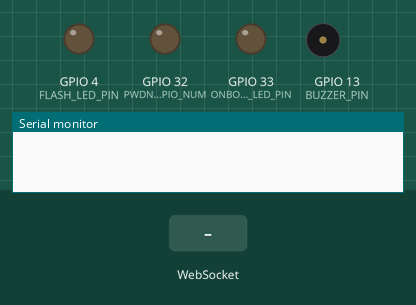
This sketch was run on a simulated ESP32. Parts: output pins drawn as LEDs (lit = HIGH), buzzer (waves = sounding, pin HIGH), the last lines printed to the serial monitor. The test bench sets the inputs (shaded band). WiFi joins after 1.5 s; servers stay silent unless stated; the camera gives no picture.

Above: at 0.0 s.
At 3.2 s:
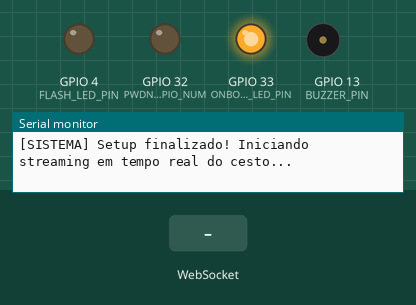
3.3 s: WebSocket text "1" received
At 3.33 s:
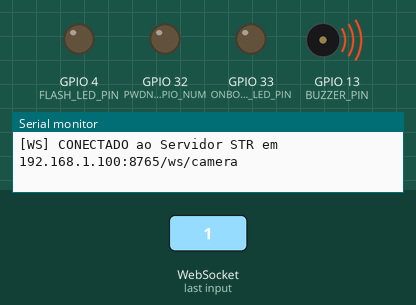
Timing chart, 0 to 6.3 s (numbered marks = the images above; inputs shaded):
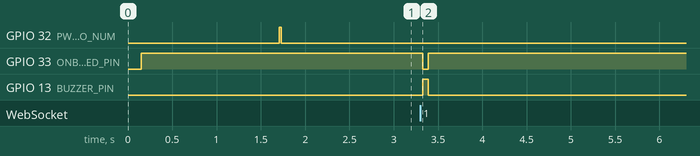

Measured:
- after the input at 3.3 s, GPIO 33 (ONBOARD_LED_PIN): HIGH → LOW at once, → HIGH 0.07 s later; GPIO 13 (BUZZER_PIN): LOW → HIGH at once, → LOW 0.07 s later

The sketch:

carrinho_esp32_cam.ino
```cpp
/*
 * ==============================================================================
 * SISTEMAS EM TEMPO REAL (STR) - SMARTCART STR
 * Firmware de Borda para ESP32-CAM (Câmera Acoplada ao Cesto do Carrinho)
 * Disciplina: PET2245 - Sistemas em Tempo Real
 * Docente: Prof. Dr. Petrucio Ricardo Tavares de Medeiros
 * Autores: Nattan Ferreira Lopes e Anderson Esmael Da Silva
 * ==============================================================================
 * Arquitetura de Inicialização Limpa e Drenagem Contínua:
 * 1. Wi-Fi e WebSocket conectam primeiro com o sensor inativo (zero FB-OVF).
 * 2. Câmera configurada com buffers em PSRAM (CAMERA_FB_IN_PSRAM) imediatamente antes do loop.
 * 3. O loop() drena os quadros continuamente em tempo real sem bloqueios nem delays.
 * 4. Feedback sonoro duplo:
 *    - PRODUTO_REGISTRADO: 1 BEEP (Item inserido no cesto)
 *    - PRODUTO_REMOVIDO:   2 BEEPS (Item retirado do cesto)
 * ==============================================================================
 */

#include "esp_camera.h"
#include <WiFi.h>
#include <WebSocketsClient.h> // WebSockets by Markus Sattler
#include "soc/soc.h"          // Registradores internos
#include "soc/rtc_cntl_reg.h" // Desativação do detector de brownout

// ==============================================================================
// CONFIGURAÇÕES DE REDE E SERVIDOR STR
// ==============================================================================
// Preencha com as credenciais da rede Wi-Fi local:
const char* WIFI_SSID     = "SUA_REDE_WIFI";
const char* WIFI_PASSWORD = "SUA_SENHA_WIFI";

// Endereço IP e porta do computador host executando o server.py:
const char* WS_SERVER_HOST = "192.168.1.100"; // Substitua pelo IP local do servidor
const int   WS_SERVER_PORT = 8765;
const char* WS_SERVER_PATH = "/ws/camera";

// ==============================================================================
// MAPEAMENTO DE PINOS DO ESP32-CAM (MODELO AI-THINKER)
// ==============================================================================
#define PWDN_GPIO_NUM     32
#define RESET_GPIO_NUM    -1
#define XCLK_GPIO_NUM      0
#define SIOD_GPIO_NUM     26
#define SIOC_GPIO_NUM     27

#define Y9_GPIO_NUM       35
#define Y8_GPIO_NUM       34
#define Y7_GPIO_NUM       39
#define Y6_GPIO_NUM       36
#define Y5_GPIO_NUM       21
#define Y4_GPIO_NUM       19
#define Y3_GPIO_NUM       18
#define Y2_GPIO_NUM        5
#define VSYNC_GPIO_NUM    25
#define HREF_GPIO_NUM     23
#define PCLK_GPIO_NUM     22

// Periféricos de Feedback
#define FLASH_LED_PIN      4   // Flash LED integrado (GPIO 4)
#define ONBOARD_LED_PIN   33   // LED SMD vermelho integrado (GPIO 33, ativo em LOW)
#define BUZZER_PIN        13   // Buzzer sonoro piezoelétrico (GPIO 13)

// ==============================================================================
// VARIÁVEIS DE CONTROLE DE TEMPO REAL (STR)
// ==============================================================================
WebSocketsClient webSocket;
bool wsConnected = false;

// Período nominal de transmissão: 50 ms (20 FPS)
const unsigned long PERIODO_FRAME_MS = 50;
unsigned long ultimoFrameEnvioMs = 0;
uint32_t sequenciaFrame = 0;

// ==============================================================================
// FUNÇÕES DE FEEDBACK SONORO E VISUAL (BEEPS)
// ==============================================================================
void tocarFeedbackAdicao() {
  // 1 Beep: Confirmação de item adicionado ao cesto
  digitalWrite(ONBOARD_LED_PIN, LOW); // Liga LED
  digitalWrite(BUZZER_PIN, HIGH);
  delay(65);
  digitalWrite(ONBOARD_LED_PIN, HIGH); // Desliga LED
  digitalWrite(BUZZER_PIN, LOW);
}

void tocarFeedbackRemocao() {
  // 2 Beeps: Confirmação de item retirado do cesto
  for (int i = 0; i < 2; i++) {
    digitalWrite(ONBOARD_LED_PIN, LOW);
    digitalWrite(BUZZER_PIN, HIGH);
    delay(45);
    digitalWrite(ONBOARD_LED_PIN, HIGH);
    digitalWrite(BUZZER_PIN, LOW);
    delay(45);
  }
}

// ==============================================================================
// GERENCIADOR DE EVENTOS WEBSOCKET
// ==============================================================================
void webSocketEvent(WStype_t type, uint8_t * payload, size_t length) {
  switch(type) {
    case WStype_DISCONNECTED:
      Serial.println("[WS] Desconectado do Servidor STR!");
      wsConnected = false;
      break;

    case WStype_CONNECTED:
      Serial.printf("[WS] CONECTADO ao Servidor STR em %s:%d%s\n", WS_SERVER_HOST, WS_SERVER_PORT, WS_SERVER_PATH);
      wsConnected = true;
      webSocket.sendTXT("{\"tipo\":\"DISPOSITIVO_BORDA\",\"id\":\"ESP32-CESTO-01\"}");
      tocarFeedbackAdicao();
      break;

    case WStype_TEXT:
      Serial.printf("[WS] Evento STR Recebido: %s\n", payload);
      if (strstr((char*)payload, "PRODUTO_REGISTRADO") != NULL || strstr((char*)payload, "REGISTRADO") != NULL) {
        Serial.println("[CESTO] >>> 🔔 ITEM INSERIDO NO CESTO!");
        tocarFeedbackAdicao();
      } else if (strstr((char*)payload, "PRODUTO_REMOVIDO") != NULL || strstr((char*)payload, "REMOVIDO") != NULL) {
        Serial.println("[CESTO] <<< 🔔🔔 ITEM RETIRADO DO CESTO!");
        tocarFeedbackRemocao();
      }
      break;

    case WStype_BIN:
      break;

    default:
      break;
  }
}

// ==============================================================================
// INICIALIZAÇÃO DA CÂMERA OV2640 (BUFFERS EM PSRAM)
// ==============================================================================
bool iniciarCamera() {
  // Limpeza prévia segura de interrupções
  esp_camera_deinit();
  gpio_uninstall_isr_service();
  delay(30);

  // Reset físico no sensor via pino PWDN
  if (PWDN_GPIO_NUM != -1) {
    pinMode(PWDN_GPIO_NUM, OUTPUT);
    digitalWrite(PWDN_GPIO_NUM, HIGH);
    delay(20);
    digitalWrite(PWDN_GPIO_NUM, LOW);
    delay(20);
  }

  camera_config_t config = {};
  config.ledc_channel = LEDC_CHANNEL_0;
  config.ledc_timer   = LEDC_TIMER_0;
  config.pin_d0       = Y2_GPIO_NUM;
  config.pin_d1       = Y3_GPIO_NUM;
  config.pin_d2       = Y4_GPIO_NUM;
  config.pin_d3       = Y5_GPIO_NUM;
  config.pin_d4       = Y6_GPIO_NUM;
  config.pin_d5       = Y7_GPIO_NUM;
  config.pin_d6       = Y8_GPIO_NUM;
  config.pin_d7       = Y9_GPIO_NUM;
  config.pin_xclk     = XCLK_GPIO_NUM;
  config.pin_pclk     = PCLK_GPIO_NUM;
  config.pin_vsync    = VSYNC_GPIO_NUM;
  config.pin_href     = HREF_GPIO_NUM;
  config.pin_sscb_sda = SIOD_GPIO_NUM;
  config.pin_sscb_scl = SIOC_GPIO_NUM;
  config.pin_pwdn     = PWDN_GPIO_NUM;
  config.pin_reset    = RESET_GPIO_NUM;

  config.xclk_freq_hz = 10000000;       // 10 MHz: Clock estável de captura
  config.pixel_format = PIXFORMAT_JPEG;
  config.frame_size   = FRAMESIZE_QVGA; // 320x240 nativo para inferência YOLO
  config.grab_mode    = CAMERA_GRAB_LATEST;

  if (psramFound()) {
    Serial.println("[CAMERA] Alocando 2 buffers diretamente na PSRAM (CAMERA_FB_IN_PSRAM)...");
    config.fb_count     = 2;
    config.jpeg_quality = 12;
    config.fb_location  = CAMERA_FB_IN_PSRAM;
  } else {
    Serial.println("[CAMERA] Alocando 1 buffer na DRAM (CAMERA_FB_IN_DRAM)...");
    config.fb_count     = 1;
    config.jpeg_quality = 20;
    config.fb_location  = CAMERA_FB_IN_DRAM;
  }

  Serial.println("[CAMERA] Inicializando sensor OV2640...");
  esp_err_t err = esp_camera_init(&config);

  if (err != ESP_OK) {
    Serial.printf("[CAMERA] Falha a 10MHz (0x%x). Tentando a 8MHz...\n", err);
    esp_camera_deinit();
    gpio_uninstall_isr_service();
    delay(50);
    config.xclk_freq_hz = 8000000;
    err = esp_camera_init(&config);
  }

  if (err != ESP_OK) {
    Serial.printf("[CAMERA] Erro fatal na inicializacao: 0x%x\n", err);
    esp_camera_deinit();
    gpio_uninstall_isr_service();
    return false;
  }

  sensor_t * s = esp_camera_sensor_get();
  if (s != NULL) {
    s->set_brightness(s, 1);
    s->set_contrast(s, 1);
    s->set_saturation(s, 0);
  }

  Serial.println("[CAMERA] Sensor OV2640 calibrado para visao do cesto!");
  return true;
}

// ==============================================================================
// SETUP PRINCIPAL
// ==============================================================================
void setup() {
  WRITE_PERI_REG(RTC_CNTL_BROWN_OUT_REG, 0); // Desativa detector de brownout

  Serial.begin(115200);
  delay(150);

  pinMode(FLASH_LED_PIN, OUTPUT);
  pinMode(ONBOARD_LED_PIN, OUTPUT);
  pinMode(BUZZER_PIN, OUTPUT);

  digitalWrite(FLASH_LED_PIN, LOW);
  digitalWrite(ONBOARD_LED_PIN, HIGH); // HIGH = Desligado
  digitalWrite(BUZZER_PIN, LOW);

  Serial.println("\n========================================================");
  Serial.println("   INICIALIZANDO ESP32-CAM - SMARTCART STR");
  Serial.println("   Monitoramento Automático de Cesto em Tempo Real");
  Serial.println("========================================================");

  if (psramFound()) {
    Serial.printf("[SISTEMA] PSRAM Detectada: %d KB Livres\n", ESP.getFreePsram() / 1024);
  } else {
    Serial.println("[SISTEMA] AVISO: PSRAM nao encontrada.");
  }

  // PASSO 1: CONECTA AO WI-FI PRIMEIRO
  // (Sensor inativo: DMA livre e zero FB-OVF)
  Serial.printf("[WIFI] Conectando a rede \"%s\"", WIFI_SSID);
  WiFi.mode(WIFI_STA);
  WiFi.setAutoReconnect(true);
  WiFi.persistent(true);
  WiFi.begin(WIFI_SSID, WIFI_PASSWORD);

  while (WiFi.status() != WL_CONNECTED) {
    delay(300);
    Serial.print(".");
  }

  WiFi.setSleep(false); // Streaming contínuo sem sleep
  Serial.printf("\n[WIFI] CONECTADO COM SUCESSO! IP: %s (Sinal: %d dBm)\n", WiFi.localIP().toString().c_str(), WiFi.RSSI());

  // PASSO 2: CONFIGURA WEBSOCKET
  Serial.printf("[WS] Conectando ao backend STR em ws://%s:%d%s\n", WS_SERVER_HOST, WS_SERVER_PORT, WS_SERVER_PATH);
  webSocket.begin(WS_SERVER_HOST, WS_SERVER_PORT, WS_SERVER_PATH, "arduino");
  webSocket.onEvent(webSocketEvent);
  webSocket.setReconnectInterval(1500);

  // PASSO 3: INICIALIZA CÂMERA IMEDIATAMENTE ANTES DO LOOP
  while (!iniciarCamera()) {
    Serial.println("[CAMERA] Tentando reconectar ao sensor em 2s...");
    delay(2000);
  }

  Serial.println("[SISTEMA] Setup finalizado! Iniciando streaming em tempo real do cesto...");
}

// ==============================================================================
// LOOP PRINCIPAL DE TEMPO REAL (STR)
// ==============================================================================
void loop() {
  // 1. Processa a pilha de rede WebSocket
  webSocket.loop();

  // 2. CAPTURA E DRENAGEM CONTÍNUA DE QUADROS (SEM DELAY, SEM FB-OVF)
  camera_fb_t * fb = esp_camera_fb_get();
  if (fb) {
    unsigned long agoraMs = millis();

    // 3. Transmissão a 20 FPS (T = 50ms)
    if (wsConnected && (WiFi.status() == WL_CONNECTED) && (agoraMs - ultimoFrameEnvioMs >= PERIODO_FRAME_MS)) {
      ultimoFrameEnvioMs = agoraMs;
      bool enviado = webSocket.sendBIN(fb->buf, fb->len);
      if (enviado) {
        sequenciaFrame++;
      }
    }

    // 4. Liberação imediata do buffer
    esp_camera_fb_return(fb);
  }

  yield();
}
```
